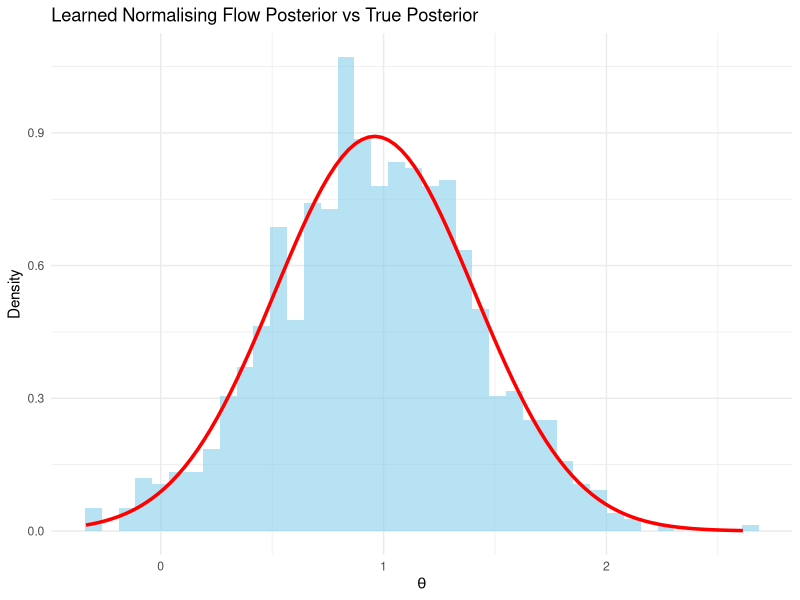

Here is the R script that generated this plot:
rm(list=ls())

set.seed(1)
library(ggplot2)

# Observed data
y_obs <- 1.2
lik_sd <- 0.5
prior_sd <- 1

# True posterior
posterior_var <- 1 / (1 / prior_sd^2 + 1 / lik_sd^2)
posterior_sd <- sqrt(posterior_var)
posterior_mean <- posterior_var * (y_obs / lik_sd^2)

# Base samples from standard normal
n_samples <- 1000
z <- rnorm(n_samples)  # z ~ N(0,1)

# Affine flow: theta = scale * z + shift
affine_flow <- function(z, scale, shift) {
  scale * z + shift
}

# Log of unnormalised posterior: log p(y_obs | theta) + log p(theta)
log_posterior <- function(theta, y_obs, lik_sd) {
  dnorm(y_obs, mean = theta, sd = lik_sd, log = TRUE) +
    dnorm(theta, mean = 0, sd = 1, log = TRUE)
}

# ELBO = E_q[log p(theta, y_obs) - log q(theta)]
# q(theta) is the flow-transformed distribution

neg_elbo <- function(params) {
  log_scale <- params[1]
  shift <- params[2]
  scale <- exp(log_scale)
  
  theta <- affine_flow(z, scale, shift)
  log_q <- dnorm(z, log = TRUE) - log(scale)  # change-of-variable formula
  log_post <- log_posterior(theta, y_obs, lik_sd)
  
  -mean(log_post - log_q)
}

# Optimise parameters
init <- c(log(1), 0)  # log(scale), shift
fit <- optim(init, neg_elbo, method = "BFGS")
opt_scale <- exp(fit$par[1])
opt_shift <- fit$par[2]

cat("Learned scale:", round(opt_scale, 3), "\n")
cat("Learned shift:", round(opt_shift, 3), "\n")
cat("True posterior sd:", round(posterior_sd, 3), "\n")
cat("True posterior mean:", round(posterior_mean, 3), "\n")

# Apply learned flow
theta_samples <- affine_flow(z, opt_scale, opt_shift)

# Plot results
df <- data.frame(theta = theta_samples)
ggplot(df, aes(x = theta)) +
  geom_histogram(aes(y = ..density..), bins = 40, fill = "skyblue", alpha = 0.6) +
  stat_function(fun = function(x) dnorm(x, mean = posterior_mean, sd = posterior_sd),
                color = "red", size = 1.2) +
  labs(title = "Learned Normalising Flow Posterior vs True Posterior",
       x = expression(theta), y = "Density") +
  theme_minimal()
